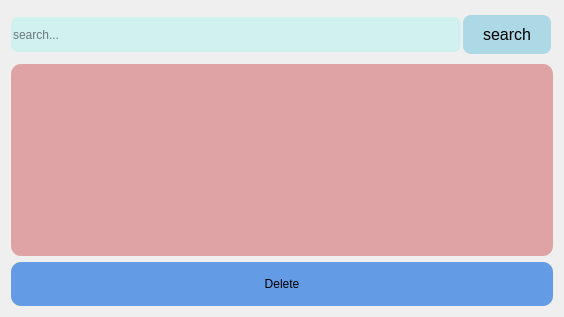
             <widget class="QWidget" name="tab_11">
              <attribute name="title">
               <string>cancel appointment</string>
              </attribute>
              <layout class="QVBoxLayout" name="verticalLayout_16">
               <item>
                <layout class="QHBoxLayout" name="binsearchholder_6">
                 <property name="spacing">
                  <number>0</number>
                 </property>
                 <item>
                  <widget class="QLineEdit" name="bookappointment_tabcancel_search">
                   <property name="minimumSize">
                    <size>
                     <width>450</width>
                     <height>35</height>
                    </size>
                   </property>
                   <property name="styleSheet">
                    <string notr="true">background-color: rgb(209, 241, 239);
border-radius: 7px</string>
                   </property>
                   <property name="text">
                    <string/>
                   </property>
                   <property name="placeholderText">
                    <string>search...</string>
                   </property>
                   <property name="clearButtonEnabled">
                    <bool>true</bool>
                   </property>
                  </widget>
                 </item>
                 <item>
                  <widget class="QPushButton" name="bookappointment_tabcancel_searchbutton">
                   <property name="cursor">
                    <cursorShape>PointingHandCursor</cursorShape>
                   </property>
                   <property name="styleSheet">
                    <string notr="true">QPushButton {
    background-color: lightblue; /* light blue background */
    color: black; /* black text */
    border: none;
    padding: 10px 20px; /* Padding for the button */
    font-size: 16px; /* Font size */
    margin: 4px 2px;
    border-radius: 8px; /* Rounded corners */
}

/* Optional: Change the button appearance on hover */
QPushButton:hover {
    background-color: rgb(93, 173, 229); /* Darker light blue on hover */
}

QPushButton:clicked {
	background-color: rgb(186, 235, 207):
}</string>
                   </property>
                   <property name="text">
                    <string>search</string>
                   </property>
                   <property name="checkable">
                    <bool>true</bool>
                   </property>
                   <property name="checked">
                    <bool>false</bool>
                   </property>
                   <property name="autoExclusive">
                    <bool>true</bool>
                   </property>
                  </widget>
                 </item>
                </layout>
               </item>
               <item>
                <widget class="QTableWidget" name="bookappointment_tabcancel_view">
                 <property name="styleSheet">
                  <string notr="true">background-color: rgb(224, 163, 165);
border-radius: 10px;gg</string>
                 </property>
                </widget>
               </item>
               <item>
                <widget class="QPushButton" name="bookappointment_tabcancel_buttondelete">
                 <property name="cursor">
                  <cursorShape>PointingHandCursor</cursorShape>
                 </property>
                 <property name="styleSheet">
                  <string notr="true">QPushButton {
	background-color: rgb(100, 155, 229);
	border:none;
	padding:15px 20px;
	border-radius:10px;
}

QPushButton:hover {
	
	background-color: rgb(100, 54, 227);
	color: white
}
</string>
                 </property>
                 <property name="text">
                  <string>Delete</string>
                 </property>
                 <property name="checkable">
                  <bool>true</bool>
                 </property>
                 <property name="autoExclusive">
                  <bool>true</bool>
                 </property>
                </widget>
               </item>
              </layout>
             </widget>
